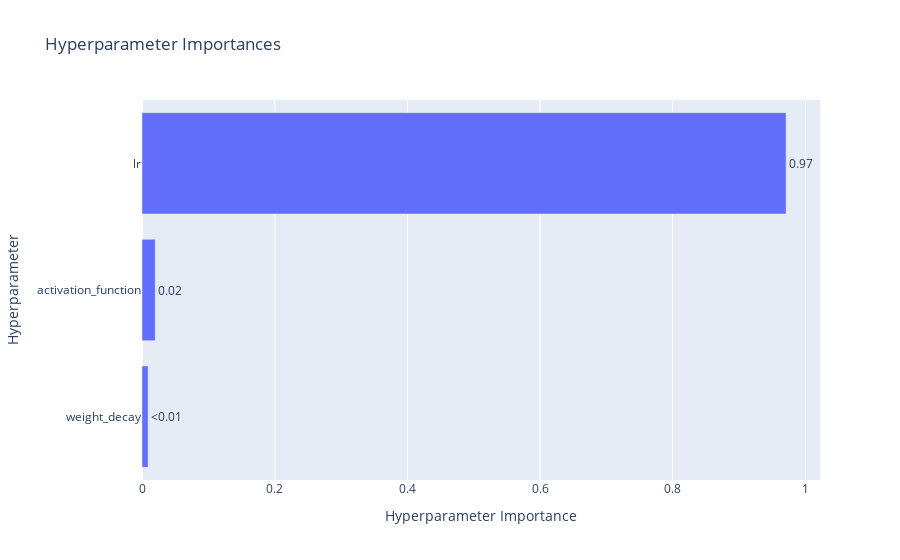

The notebook cell saved with this chart:
### Code cell
import optuna

db_path = "sqlite:///optuna_study.db"
study_name = "hp_TransferLearning_12"

storage = optuna.storages.RDBStorage(url=db_path)
study = optuna.load_study(study_name=study_name, storage=storage)

optuna.visualization.plot_param_importances(study)

### Figure 1 — Plotly figure (JSON) as saved in the notebook; plotly's stock layout.template omitted (floating-point values rounded to 4 significant figures)
{"data": [{"cliponaxis": false, "hovertemplate": ["weight_decay (FloatDistribution): 0.009167524781523577<extra></extra>", "activation_function (CategoricalDistribution): 0.019956149322025985<extra></extra>", "lr (FloatDistribution): 0.9708763258964503<extra></extra>"], "name": "Objective Value", "orientation": "h", "text": ["<0.01", "0.02", "0.97"], "textposition": "outside", "type": "bar", "x": [0.009168, 0.01996, 0.9709], "y": ["weight_decay", "activation_function", "lr"]}], "layout": {"title": {"text": "Hyperparameter Importances"}, "xaxis": {"title": {"text": "Hyperparameter Importance"}}, "yaxis": {"title": {"text": "Hyperparameter"}}}}
